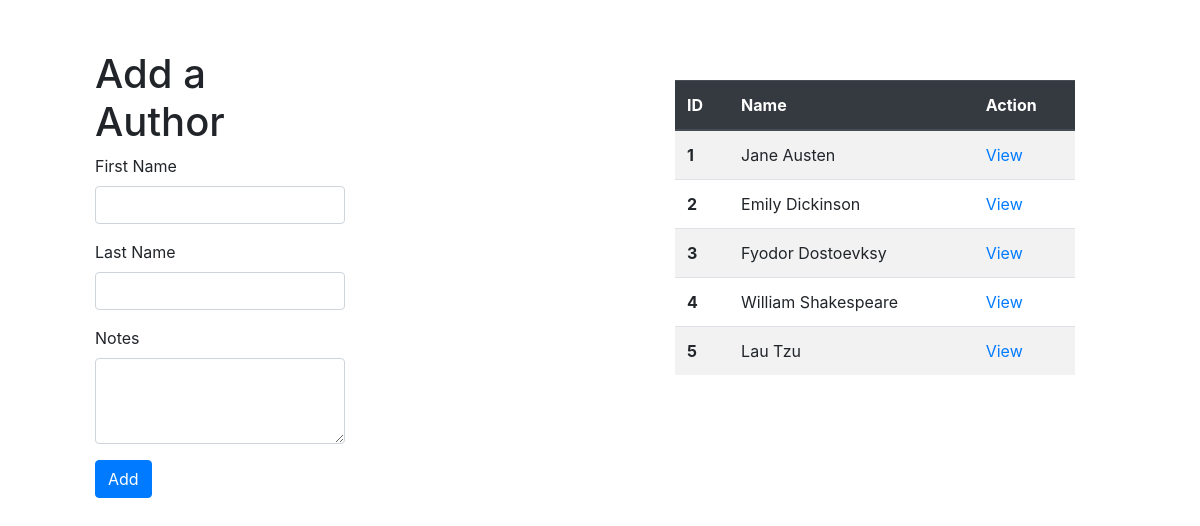
Page /authors on the earlier database version.
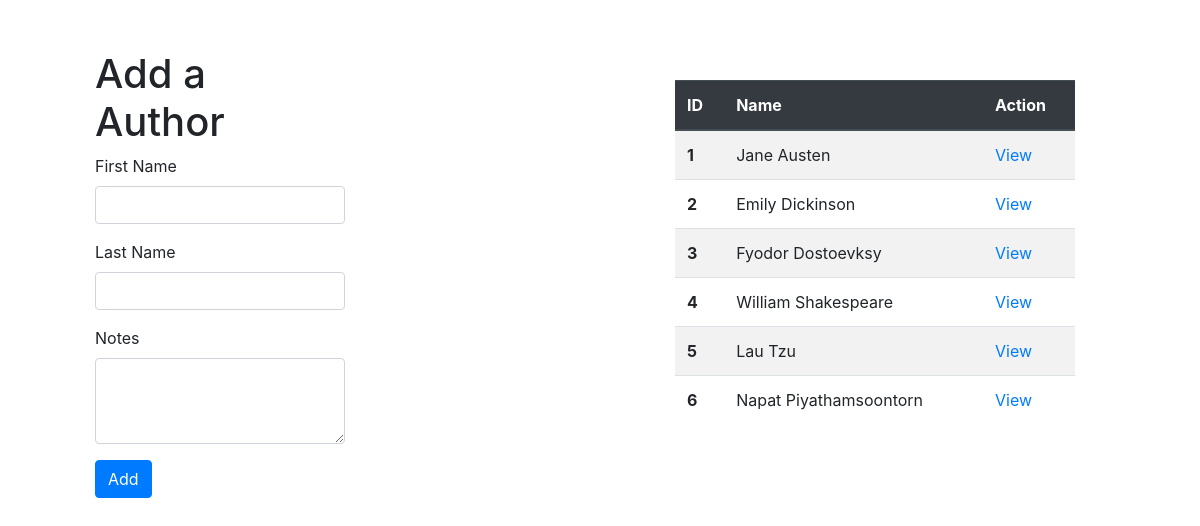
Same page on the later database version.
### book_store_app/models.py (models this page shows)
class Authors(models.Model):
    first_name = models.CharField(max_length=45)
    last_name = models.CharField(max_length=45)
    ceated_at = models.DateTimeField(auto_now_add=True)
    updated_at = models.DateTimeField(auto_now=True)
    book = models.ManyToManyField(Books, related_name='author')
    notes = models.TextField(null = True)

### book_store_app/views.py (the view)
# urls.py: path('authors', views.author),
def author(request):
    context = {
        "author": Authors.objects.all(),
    }
    return render(request, 'authors.html', context)

### book_store_app/templates/authors.html (shortened to what this page needs)
<!DOCTYPE html>
<html lang="en">
<head>
    {% load static %}
    <link rel="stylesheet" href="{% static 'css/style.css' %}">
    <link rel="stylesheet" href="https://stackpath.bootstrapcdn.com/bootstrap/4.4.1/css/bootstrap.min.css">
</head>
<body>
    <div class="container">
        <div class="add_author">
            <h1>Add a Author</h1>
            <form action="/addauthor" method="POST">
              <div class="form-group">
                    <label for="fname">First Name</label>
                    <input type="text" class="form-control" name="fname">
              </div>
              <div class="form-group">
                <label for="lname">Last Name</label>
                <input type="text" class="form-control" name="lname">
            </div>
              <div class="form-group">
                  <label for="notes">Notes</label>
                  <textarea class="form-control" name="notes" rows="3"></textarea>
                </div>
              <button type="submit" class="btn btn-primary">Add</button>
            </form>
        </div>
        <div class="show_table">
            <table class="table table-striped">
              <thead class="thead-dark">
                <tr>
                  <th scope="col">ID</th>
                  <th scope="col">Name</th>
                  <th scope="col">Action</th>
                </tr>
              </thead>
              <tbody>
                {% for val in author %}
                  <tr>
                    <th scope="row">{{val.id}}</th>
                    <td>{{val.first_name}} {{val.last_name}}</td>
                    <td><a href="./authors/{{val.id}}">View</a></td>
                  </tr>
                {% endfor %}
              </tbody>
            </table>
        </div>
    </div>
</body>
</html>

Differences in the rows shown:
added Authors: id "6", first_name "Napat", last_name "Piyathamsoontorn"
